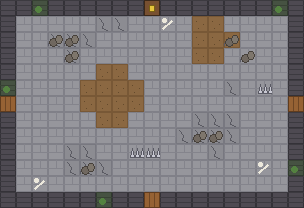

Rendered tile map (Tiled .tmx) drawn with the repository's tilesets; below, a short description and the full map source, tile grids included:
An orthogonal 19x13 tile map with 16x16 px tiles, 2 tile layers (Ground, Details) and 3 objects (2x ENEMY_SPAWN, CHEST_SPAWN).

<map version="1.10" tiledversion="1.11.2" orientation="orthogonal" renderorder="right-down" width="19" height="13" tilewidth="16" tileheight="16" infinite="0" nextlayerid="4" nextobjectid="4">
 <properties>
  <property name="roomCells" value="#" />
  <property name="roomShape" value="1x1" />
  <property name="roomType" value="NORMAL" />
 </properties>
 <tileset firstgid="1" source="../../tiles/interior-placeholder.tsx" />
 <layer id="1" name="Ground" width="19" height="13">
  <properties>
   <property name="layerKind" value="GROUND" />
  </properties>
  <data encoding="csv">
7,7,8,7,7,7,7,7,7,17,7,7,7,7,7,7,7,8,7,
7,5,5,5,5,5,6,6,5,5,5,5,2,2,5,5,5,5,7,
7,5,5,6,6,6,5,5,5,5,5,5,2,2,2,5,5,5,7,
7,5,5,5,6,5,5,5,5,5,5,5,2,2,5,5,5,5,7,
7,5,5,5,5,5,2,2,5,5,5,5,5,5,5,5,5,5,7,
8,5,5,5,5,2,2,2,2,5,5,5,5,5,6,5,5,5,7,
16,5,5,5,5,2,2,2,2,5,5,5,5,5,5,5,5,5,16,
7,5,5,5,5,5,2,2,5,5,5,5,6,6,6,5,5,5,7,
7,5,5,5,5,5,5,5,5,5,5,6,6,6,6,5,5,5,7,
7,5,5,5,6,6,5,5,5,5,5,5,5,6,5,5,5,5,7,
7,5,5,5,6,6,6,5,5,5,5,5,5,5,5,5,5,5,8,
7,5,5,5,5,5,5,5,5,5,5,5,5,5,5,5,5,5,7,
7,7,7,7,7,7,8,7,7,16,7,7,7,7,7,7,7,7,7
</data>
 </layer>
 <layer id="2" name="Details" width="19" height="13">
  <properties>
   <property name="layerKind" value="DETAILS" />
  </properties>
  <data encoding="csv">
0,0,0,0,0,0,0,0,0,0,0,0,0,0,0,0,0,0,0,
0,0,0,0,0,0,0,0,0,0,14,0,0,0,0,0,0,0,0,
0,0,0,12,12,0,0,0,0,0,0,0,0,0,12,0,0,0,0,
0,0,0,0,12,0,0,0,0,0,0,0,0,0,0,12,0,0,0,
0,0,0,0,0,0,0,0,0,0,0,0,0,0,0,0,0,0,0,
0,0,0,0,0,0,0,0,0,0,0,0,0,0,0,0,11,0,0,
0,0,0,0,0,0,0,0,0,0,0,0,0,0,0,0,0,0,0,
0,0,0,0,0,0,0,0,0,0,0,0,0,0,0,0,0,0,0,
0,0,0,0,0,0,0,0,0,0,0,0,12,12,0,0,0,0,0,
0,0,0,0,0,0,0,0,11,11,0,0,0,0,0,0,0,0,0,
0,0,0,0,0,12,0,0,0,0,0,0,0,0,0,0,14,0,0,
0,0,14,0,0,0,0,0,0,0,0,0,0,0,0,0,0,0,0,
0,0,0,0,0,0,0,0,0,0,0,0,0,0,0,0,0,0,0
</data>
 </layer>
 <objectgroup id="3" name="Markers">
  <object id="1" name="enemy-a" type="ENEMY_SPAWN" x="120" y="56"><point /></object>
  <object id="2" name="enemy-b" type="ENEMY_SPAWN" x="248" y="152"><point /></object>
  <object id="3" name="chest" type="CHEST_SPAWN" x="40" y="24"><point /></object>
 </objectgroup>
</map>
